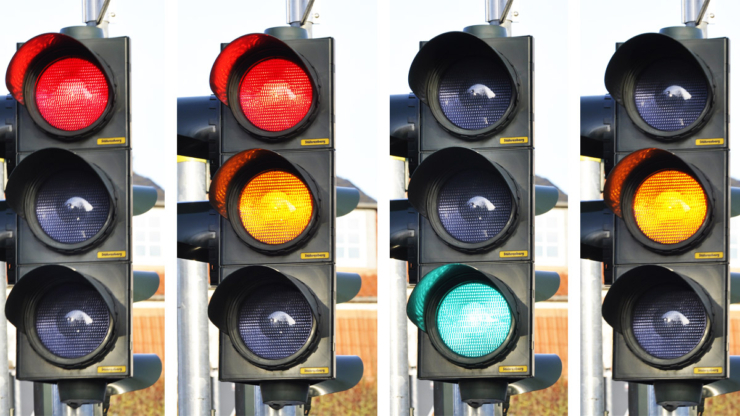
#> input picture image/test2_traffic_lamp.jpg, 740 x 416 px
$ python ColorFilter2.py
#> lines starting #> are read from the running program, lines starting #| are printed output that depends on the picture; after the words box and inside, x2 and y2 are one past the last pixel; in counts of white or black regions, pixels touching at a corner belong together
import cv2
import numpy as np

def main():

    img_origin = cv2.imread('image/test2_traffic_lamp.jpg', cv2.IMREAD_COLOR)
#> img_origin is the input picture: shape (416, 740, 3); mean B, G, R 125.2, 131.2, 139
    img_hsv = cv2.cvtColor(img_origin, cv2.COLOR_BGR2HSV)
#> img_hsv: shape (416, 740, 3); mean H, S, V 74.4, 51.3, 146.8

    w = 740

    for i in range(4):
        img = img_hsv[:,int(w/4)*i:int(w/4)*(i+1),:]
        signal_list = []
        signal_list.append(redDetection(img))
        signal_list.append(yellowDetection(img))
        signal_list.append(greenDetection(img))

        signal_count = 0
        signal_color = []
        data = {}
        for index, signal in enumerate(signal_list):
            if signal:
                signal_count += 1
                if(index == 0):
                    signal_color.append("red")
                elif(index ==1):
                    signal_color.append("yellow")
                else:
                    signal_color.append("green")

        data["index"] = i
        data["signal"] = signal_color
        data["error"] = "Error" if signal_count > 1 else "OK"

        print(data)
#> this loop made 4 passes
#> pass 1, in redDetection, `upper_red_mask = cv2.inRange(img_hsv, lower_red2, upper_red2)`:
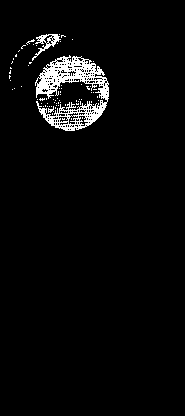
#> upper_red_mask: shape (416, 185); 3.6% white; 73 white regions (70 under 20 px), largest, box (x1, y1, x2, y2) and area: (35, 55, 109, 131) 2356, (32, 34, 61, 61) 219, (48, 106, 54, 113) 21
#> pass 1, in yellowDetection, `yellow_mask = cv2.inRange(img_hsv, lower_yellow, upper_yellow)`:
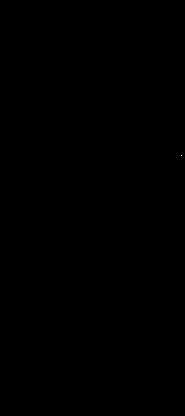
#> yellow_mask: shape (416, 185); 0% white in thin lines or dots, all inside (x1, y1, x2, y2) = (181, 155, 182, 156)
#> after the loop: img: shape (416, 185, 3); mean H, S, V 70.4, 48.9, 144

def redDetection(img_hsv):
    result = []
    # lower_red1 = np.array([0, 200, 0])
    # upper_red1 = np.array([9, 255, 255])
    lower_red2 = np.array([160, 200, 0])
    upper_red2 = np.array([180, 255, 255])
    # low_red_mask = cv2.inRange(img_hsv, lower_red1, upper_red1)
    upper_red_mask = cv2.inRange(img_hsv, lower_red2, upper_red2)
    # full_mask = low_red_mask + upper_red_mask
    x,y = np.where(upper_red_mask != 0)
    # cv2.imshow("img1_hsv", upper_red_mask)
    # cv2.waitKey(0)
    x,y = checkObject(x,y)
    if(x.size != 0 and y.size != 0):
        result = [[min(x), min(y)], [max(x), max(y)]]
    return result

def yellowDetection(img_hsv):
    result = []
    lower_yellow = np.array([26, 185, 0])
    upper_yellow = np.array([30, 255, 255])
    yellow_mask = cv2.inRange(img_hsv, lower_yellow, upper_yellow)
    x,y = np.where(yellow_mask != 0)
    x,y = checkObject(x,y)
    if(x.size != 0 and y.size != 0):
        result = [[min(x), min(y)], [max(x), max(y)]]
    return result

def greenDetection(img_hsv):
    result = []
    lower_green = np.array([45, 175, 0])
    upper_green = np.array([90, 255, 255])
    green_mask = cv2.inRange(img_hsv, lower_green, upper_green)
    x,y = np.where(green_mask != 0)
    x,y = checkObject(x,y)
    if(x.size != 0 and y.size != 0):
        result = [[min(x), min(y)], [max(x), max(y)]]
    return result

def checkObject(x,y):
    if(x.size < 100):
        x = np.array([], dtype=np.float64)
        y = np.array([], dtype=np.float64)
    return x, y

if __name__ == "__main__":
    main()

$ run again, with image/test.jpg copied over image/test2_traffic_lamp.jpg
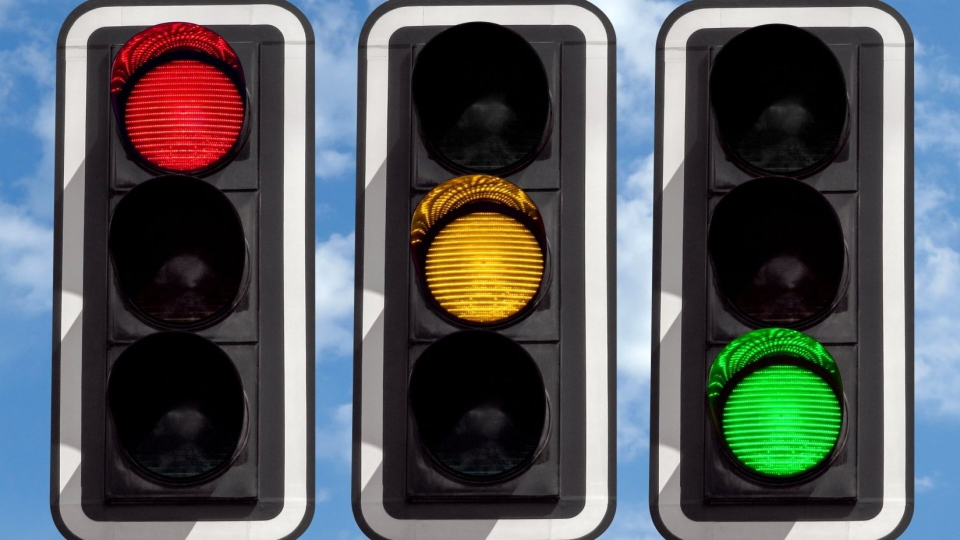
#> input picture image/test.jpg, 1920 x 1080 px (shown at 1/2 size)
#> in main, img_origin is the input picture: shape (1080, 1920, 3); mean B, G, R 94.8, 92.3, 88.3
#> img_hsv: shape (1080, 1920, 3); mean H, S, V 89.6, 67.5, 108.6
#> the loop in main, `for i in range(4):` made 4 passes
#> pass 2, in redDetection (call 2), `upper_red_mask = cv2.inRange(img_hsv, lower_red2, upper_red2)`:
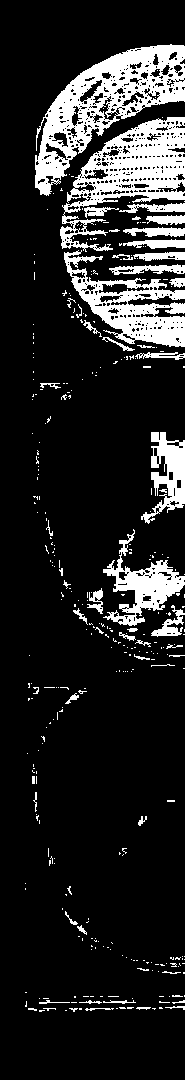
#> upper_red_mask: shape (1080, 185); 14.7% white; 346 white regions (294 under 20 px), largest, box (x1, y1, x2, y2) and area: (35, 44, 185, 196) 7979, (60, 117, 185, 252) 6585, (64, 250, 185, 347) 4518
